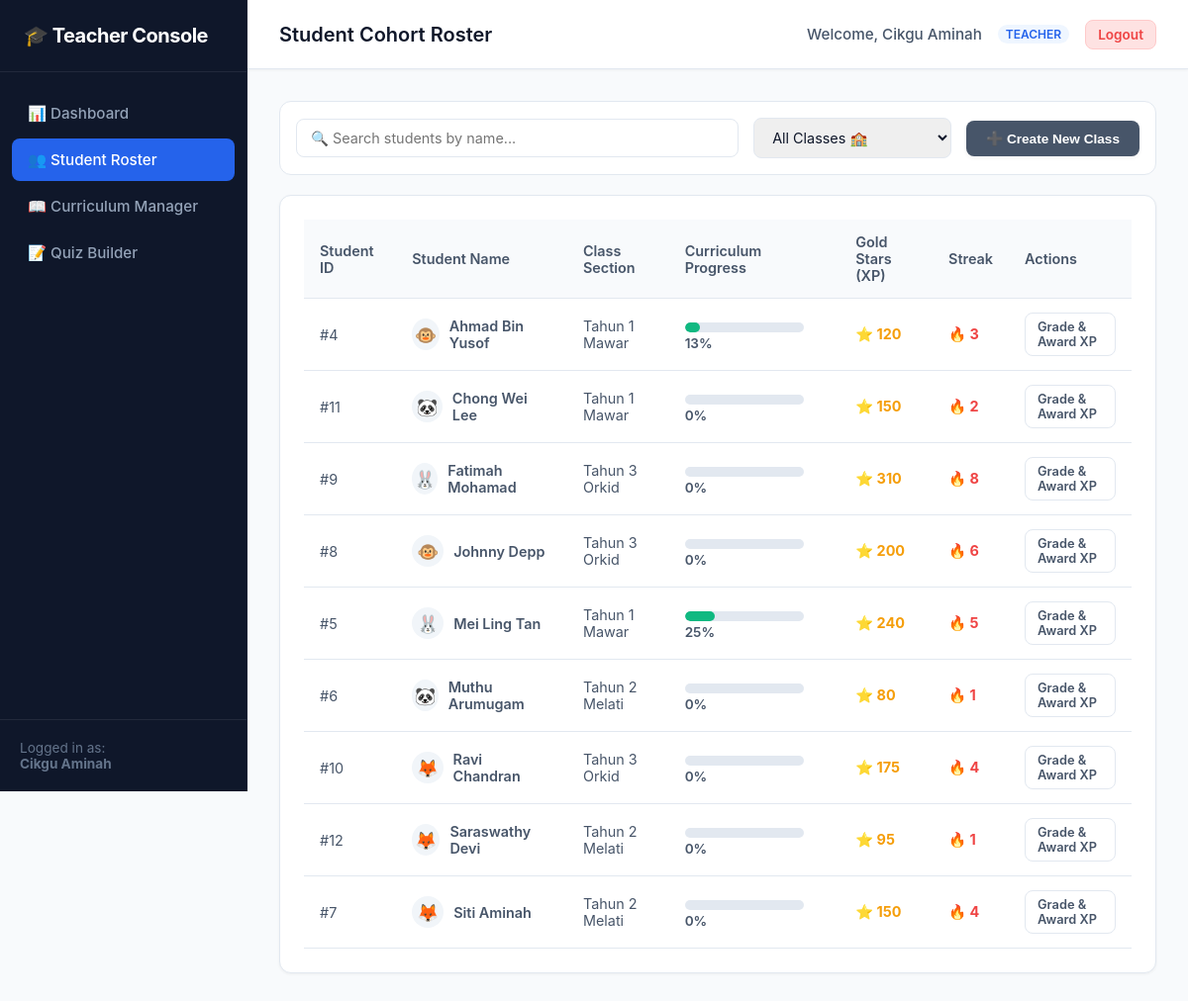
Screenshot of /teacher/roster.php (signed in) with the database file from the repository.
### tables this page shows
CREATE TABLE IF NOT EXISTS users (
    user_id INT AUTO_INCREMENT PRIMARY KEY,
    username VARCHAR(100) NOT NULL UNIQUE COMMENT 'Student handle or Staff email',
    password_hash VARCHAR(255) NOT NULL COMMENT 'Bcrypt hash of student PIN or staff password',
    role ENUM('student', 'teacher', 'admin') NOT NULL COMMENT 'System access permission level',
    full_name VARCHAR(100) NOT NULL COMMENT 'Display name shown in headers/dashboards',
    class_section VARCHAR(50) NULL COMMENT 'E.g., Standard 1A, Null for Staff',
    avatar_url VARCHAR(255) NULL COMMENT 'Asset path or SVG designation for student character',
    created_at TIMESTAMP DEFAULT CURRENT_TIMESTAMP
);

### teacher/roster.php (the view, shortened to what this page needs)
<?php
require_once __DIR__ . '/../config/db.php';
$teacher_name = $_SESSION['full_name'];
$total_lessons = 0;
try {
    $total_lessons = $pdo->query("SELECT COUNT(*) FROM lessons")->fetchColumn();
} catch (PDOException $e) {
    $alert_danger = "Curriculum Error: " . $e->getMessage();
}
$student_roster = [];
try {
    $roster_query = "
        SELECT u.user_id, u.username, u.full_name, u.class_section, u.avatar_url,
               COALESCE(gs.total_points, 0) AS total_points,
               COALESCE(gs.login_streak, 0) AS login_streak,
               (SELECT COUNT(*) FROM student_progress WHERE student_id = u.user_id AND status = 'completed') AS completed_count
        FROM users u
        LEFT JOIN gamification_stats gs ON u.user_id = gs.student_id
        WHERE u.role = 'student' AND u.username NOT LIKE 'class_placeholder_%'
        ORDER BY u.full_name ASC
    ";
    $student_roster = $pdo->query($roster_query)->fetchAll();
} catch (PDOException $e) {
    $alert_danger = "Could not fetch student roster: " . $e->getMessage();
}
?>
<!DOCTYPE html>
<html lang="en">
<head>
    <link rel="stylesheet" href="../assets/css/dashboard.css">
</head>
<body>
    <div class="admin-sidebar">
        <div class="sidebar-brand">
            🎓 Teacher Console
        </div>
        <ul class="sidebar-menu">
            <li class="sidebar-menu-item">
                <a href="dashboard.php" class="sidebar-link">📊 Dashboard</a>
            </li>
            <li class="sidebar-menu-item">
                <a href="roster.php" class="sidebar-link active">👥 Student Roster</a>
            </li>
            <li class="sidebar-menu-item">
                <a href="curriculum.php" class="sidebar-link">📖 Curriculum Manager</a>
            </li>
            <li class="sidebar-menu-item">
                <a href="quizzes.php" class="sidebar-link">📝 Quiz Builder</a>
            </li>
        </ul>
        <div class="sidebar-footer">
            Logged in as:<br>
            <strong><?php echo htmlspecialchars($teacher_name); ?></strong>
        </div>
    </div>
    <div class="admin-main">
        <div class="admin-topbar">
            <div class="topbar-title">Student Cohort Roster</div>
            <div class="topbar-user">
                <span class="user-name">Welcome, <?php echo htmlspecialchars($teacher_name); ?></span>
                <span class="user-role-badge">Teacher</span>
                <a href="../auth/logout.php" class="btn-logout">Logout</a>
            </div>
        </div>
        <div class="admin-content">
            <div class="filter-toolbar" style="display: flex; gap: 15px; align-items: center; margin-bottom: 20px;">
                <div class="filter-search-box" style="flex-grow: 1;">
                    <input type="text" id="roster_search" class="form-control"
                        placeholder="🔍 Search students by name...">
                </div>
                <div class="filter-select-box">
                    <select id="roster_class_filter" class="form-control">
                        <option value="">All Classes 🏫</option>
                    </select>
                </div>
                <button type="button" id="btnOpenCreateClass" class="btn-secondary" style="cursor: pointer; padding: 10px 20px; height: auto;">➕ Create New Class</button>
            </div>
            <div class="admin-card">
                <div class="table-responsive">
                    <table class="data-table" id="roster_table">
                        <thead>
                            <tr>
                                <th>Student ID</th>
                                <th>Student Name</th>
                                <th>Class Section</th>
                                <th>Curriculum Progress</th>
                                <th>Gold Stars (XP)</th>
                                <th>Streak</th>
                                <th>Actions</th>
                            </tr>
                        </thead>
                        <tbody>
                            <?php if (empty($student_roster)): ?>
                                <tr>
                                    <td colspan="7" style="text-align: center; color: var(--text-muted);">No student records
                                        found in the database.</td>
                                </tr>
                            <?php else: ?>
                                <?php foreach ($student_roster as $student):
                                    $completedCount = $student['completed_count'];
                                    $percent = 0;
                                    if ($total_lessons > 0) {
                                        $percent = round(($completedCount / $total_lessons) * 100);
                                    }
                                    ?>
                                    <tr class="roster-row"
                                        data-name="<?php echo htmlspecialchars(strtolower($student['full_name'])); ?>"
                                        data-class="<?php echo htmlspecialchars($student['class_section'] ?: ''); ?>">
                                        <td>#<?php echo $student['user_id']; ?></td>
                                        <td>
                                            <div style="display: flex; align-items: center; gap: 10px;">
                                                <div class="data-table-avatar">
                                                    <?php
                                                    $avatar = $student['avatar_url'] ?: 'monkey';
                                                    $emoji = '🐵';
                                                    if ($avatar === 'bunny')
                                                        $emoji = '🐰';
                                                    elseif ($avatar === 'panda')
                                                        $emoji = '🐼';
                                                    elseif ($avatar === 'fox')
                                                        $emoji = '🦊';
                                                    echo $emoji;
                                                    ?>
                                                </div>
                                                <span class="student-name-text"
                                                    style="font-weight: 600;"><?php echo htmlspecialchars($student['full_name']); ?></span>
                                            </div>
                                        </td>
                                        <td class="student-class-text">
                                            <?php echo htmlspecialchars($student['class_section'] ?: 'Not Assigned'); ?>
                                        </td>
                                        <td>
                                            <div class="progress-bar-flat">
                                                <div class="progress-bar-flat-fill" style="width: <?php echo $percent; ?>%;">
                                                </div>
                                            </div>
                                            <span
                                                style="font-weight: 600; font-size: 0.85rem; color: var(--text-secondary);"><?php echo $percent; ?>%</span>
                                        </td>
                                        <td>
                                            <strong style="color: var(--warning-color);">⭐
                                                <?php echo $student['total_points']; ?></strong>
                                        </td>
                                        <td>
                                            <strong style="color: var(--danger-color);">🔥
                                                <?php echo $student['login_streak']; ?></strong>
                                        </td>
                                        <td>
                                            <a href="review.php?student_id=<?php echo $student['user_id']; ?>" class="btn-sm"
                                                style="display: inline-block;">
                                                Grade & Award XP
                                            </a>
                                        </td>
                                    </tr>
                                <?php endforeach; ?>
                            <?php endif; ?>
                        </tbody>
                    </table>
                </div>
            </div>
        </div>
    </div>
</body>
</html>

### teacher/roster.php (style rules this page uses)
.filter-toolbar { display: flex; gap: 16px; margin-bottom: 24px; flex-wrap: wrap; background-color: var(--bg-card); padding: 16px; border-radius: var(--radius-standard); border: 1px solid var(--border-color); align-items: center; }
.filter-search-box { flex-grow: 1; min-width: 250px; position: relative; }
.filter-select-box { width: 200px; }
.progress-bar-flat { background-color: #e2e8f0; height: 10px; border-radius: 9999px; overflow: hidden; width: 120px; display: inline-block; vertical-align: middle; margin-right: 8px; }
.progress-bar-flat-fill { height: 100%; border-radius: 9999px; background-color: var(--success-color); }

### rows the page displays
users: user_id "4", emoji "🐵", full_name "Ahmad Bin Yusof", class_section "Tahun 1 Mawar", percent "13", total_points "120", login_streak "3"
users: user_id "11", avatar_url "🐼", full_name "Chong Wei Lee", class_section "Tahun 1 Mawar", percent "0", total_points "150", login_streak "2"
users: user_id "9", avatar_url "🐰", full_name "Fatimah Mohamad", class_section "Tahun 3 Orkid", percent "0", total_points "310", login_streak "8"
users: user_id "8", emoji "🐵", full_name "Johnny Depp", class_section "Tahun 3 Orkid", percent "0", total_points "200", login_streak "6"
users: user_id "5", avatar_url "🐰", full_name "Mei Ling Tan", class_section "Tahun 1 Mawar", percent "25", total_points "240", login_streak "5"
users: user_id "6", avatar_url "🐼", full_name "Muthu Arumugam", class_section "Tahun 2 Melati", percent "0", total_points "80", login_streak "1"
users: user_id "10", avatar_url "🦊", full_name "Ravi Chandran", class_section "Tahun 3 Orkid", percent "0", total_points "175", login_streak "4"
users: user_id "12", avatar_url "🦊", full_name "Saraswathy Devi", class_section "Tahun 2 Melati", percent "0", total_points "95", login_streak "1"
users: user_id "7", avatar_url "🦊", full_name "Siti Aminah", class_section "Tahun 2 Melati", percent "0", total_points "150", login_streak "4"

### other values shown
$teacher_name "Cikgu Aminah"
